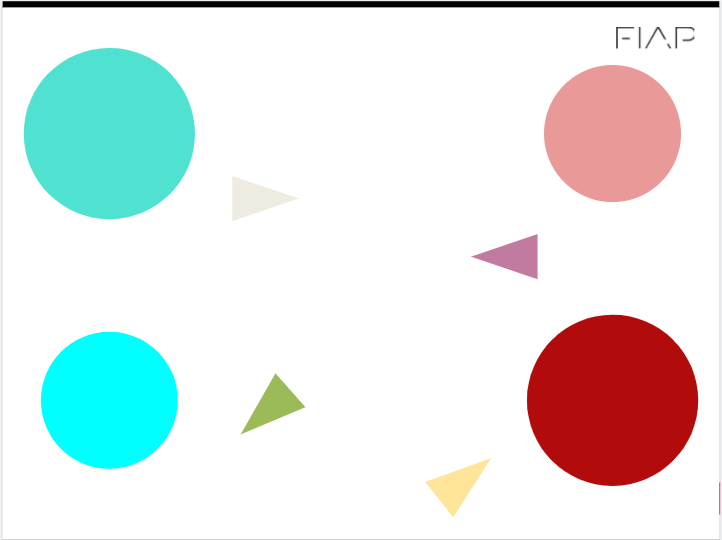
#> input picture circulo.png, 722 x 540 px, given in place of the camera
$ python webcam.py
#> lines starting #> are read from the running program, lines starting #| are printed output that depends on the picture; after the words box and inside, x2 and y2 are one past the last pixel; in counts of white or black regions, pixels touching at a corner belong together
#> further down, frame is the input picture: shape (540, 722, 3); mean B, G, R 229.2, 230.8, 225.6
#!/usr/bin/python
# -*- coding: utf-8 -*-

# Programa simples com camera webcam e opencv

import cv2
import os,sys, os.path
import numpy as np
import math
import cv2
import os,sys, os.path
import numpy as np
from pynput.keyboard import Key, Controller
import pynput
import time
import random

keyboard = Controller()

def image_da_webcam(img):
    """
    ->>> !!!! FECHE A JANELA COM A TECLA ESC !!!! <<<<-
        deve receber a imagem da camera e retornar uma imagems filtrada.
    """

    img_hsv = cv2.cvtColor(img, cv2.COLOR_BGR2HSV)
#> img_hsv: shape (540, 722, 3); mean H, S, V 10.4, 38.2, 244

    image_lower_blue = np.array([100, 200, 50])
    image_upper_blue = np.array([116, 255, 100])

    image_lower_reed = np.array([0, 100, 100])
    image_upper_reed = np.array([20, 255, 255])

    image_lower_reed2 = np.array([140, 100, 50])
    image_upper_reed2 = np.array([180, 255, 255])

    mask1 = cv2.inRange(img_hsv, image_lower_blue, image_upper_blue)
#> mask1: shape (540, 722); every value is 0
    mask2 = cv2.inRange(img_hsv, image_lower_reed, image_upper_reed)
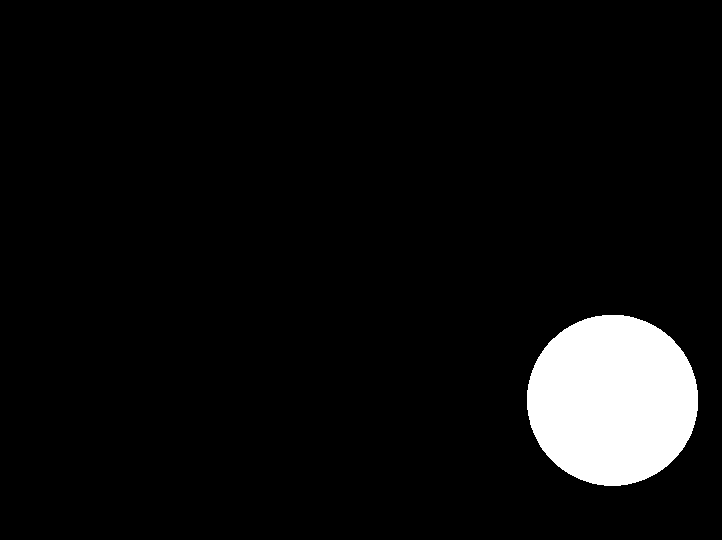
#> mask2: shape (540, 722); 5.9% white; 1 white region, box (x1, y1, x2, y2) and area: (527, 315, 698, 486) 22994
    mask3 = cv2.inRange(img_hsv, image_lower_reed2, image_upper_reed2)
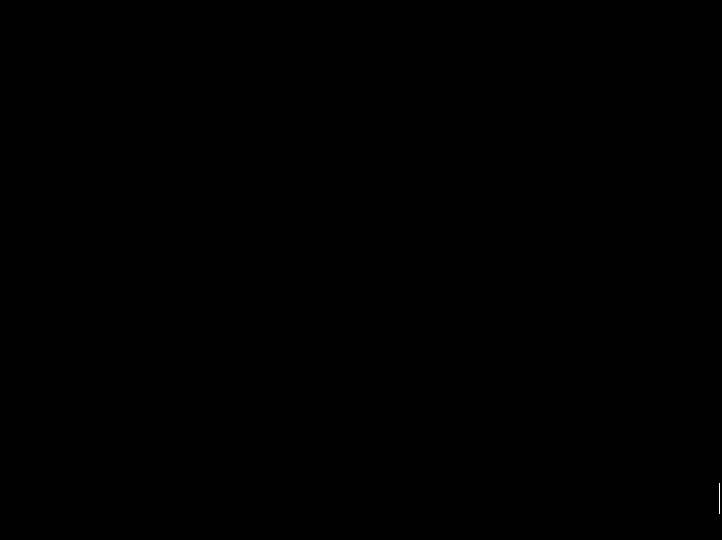
#> mask3: shape (540, 722); 0.01% white in thin lines or dots, all inside (x1, y1, x2, y2) = (719, 483, 720, 514)

    res2 = cv2.bitwise_or(mask2,mask3)
#> res2: shape (540, 722); 5.9% white; 2 white regions
    res = cv2.bitwise_or(mask1, res2)

    contornos, _ = cv2.findContours(res, cv2.RETR_TREE, cv2.CHAIN_APPROX_SIMPLE)
#> contornos = 2 contours, 1 with area under 20; largest, box (x1, y1, x2, y2) and area: (527, 315, 698, 486) 22752
    cnts = sorted(contornos, key=cv2.contourArea, reverse=True)
#> cnts has the same summary as contornos

    mask_rgb = cv2.cvtColor(res, cv2.COLOR_GRAY2BGR)
#> mask_rgb: shape (540, 722, 3); 5.9% white; 2 white regions, box (x1, y1, x2, y2) and area: (527, 315, 698, 486) 22994, (719, 483, 720, 514) 31
    contornos_img = mask_rgb.copy()

    cv2.drawContours(contornos_img, cnts, 0, [255, 0, 0], 5)
    cv2.drawContours(contornos_img, cnts, 1, [255, 0, 0], 5)
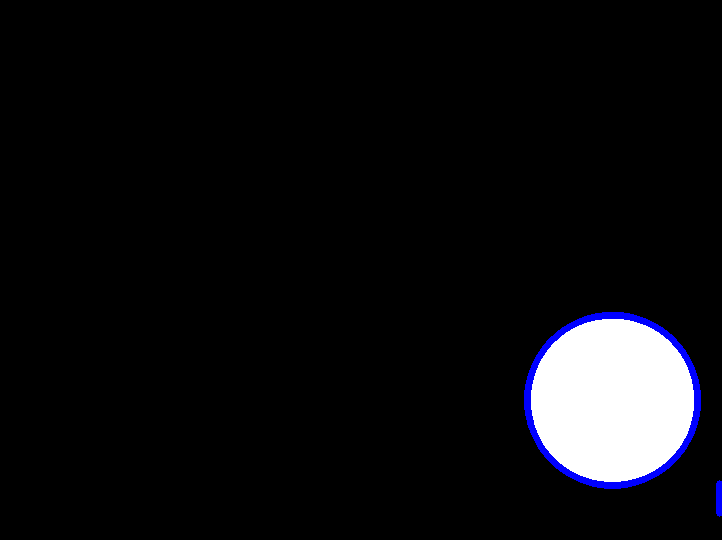
#> contornos_img: shape (540, 722, 3); mean B, G, R 16.2, 13.8, 13.8
    size = 20
    color = (128,128,0)

    coords = []

    for cnt in cnts:
        M = cv2.moments(cnt)
        cx =0
        cy =0
        if(M['m00'] != 0):
            cx = int(M['m10']/M['m00'])
            cy = int(M['m01']/M['m00'])

            area = cv2.contourArea(cnt)
            if(area >= 500):

                cv2.line(contornos_img,(cx - size,cy),(cx + size,cy),color,5)
                cv2.line(contornos_img,(cx,cy - size),(cx, cy + size),color,5)
                coords.append(cx)
                coords.append(cy)
#> this loop made 2 passes
#> (cx, cy, area) on pass 1: (612, 399, 22752)
#> (cnt, cx, cy) on pass 2: ([[719, 483], [719, 513]], 0, 0)
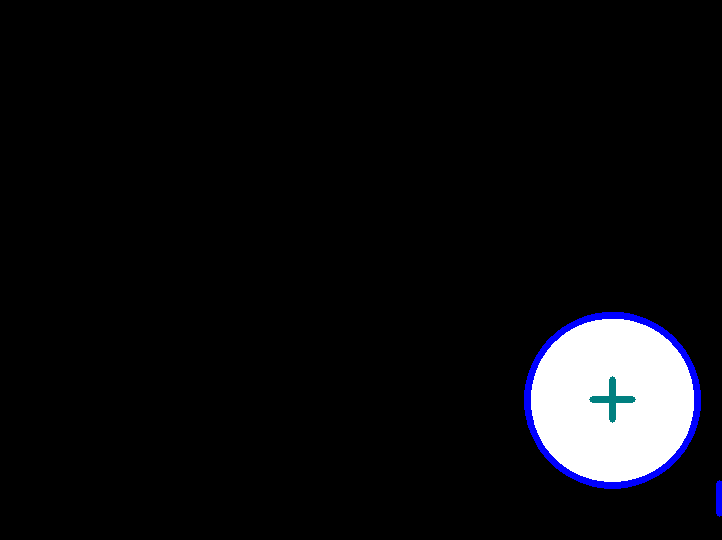
#> contornos_img: shape (540, 722, 3); 0.15% of pixels changed, all inside (x1, y1, x2, y2) = (589, 376, 636, 423)
#> after the loop, coords = [612, 399]
                #print("centro de massa na possição: x:",cx, " y:", cy, "- Area: ", area)


    if(coords != 0 and len(coords) >= 3):
        cv2.line(contornos_img, (coords[0],coords[1]),(coords[2],coords[3]), [0, 255, 0], 5)
        dx = coords[0] - coords[2]
        dy = coords[1] - coords[3]
        angle = math.atan2(dy,dx)*180 /math.pi
        if(angle > 25):
            keyboard.press(pynput.keyboard.KeyCode.from_char('a'))
            time.sleep(0.2)
            keyboard.release(pynput.keyboard.KeyCode.from_char('a'))
        if(angle < -10):
            keyboard.press(pynput.keyboard.KeyCode.from_char('d'))
            time.sleep(0.2)
            keyboard.release(pynput.keyboard.KeyCode.from_char('d'))


        print(angle)

    return contornos_img

cv2.namedWindow("preview")
vc = cv2.VideoCapture(0)


if vc.isOpened(): # try to get the first frame
    rval, frame = vc.read()
else:
    rval = False

while rval:

    img = image_da_webcam(frame)


    cv2.imshow("preview", img)

    rval, frame = vc.read()
    key = cv2.waitKey(20)
#> (key Esc is pressed here)
    if key == 27: # exit on ESC
        break

cv2.destroyWindow("preview")
vc.release()
